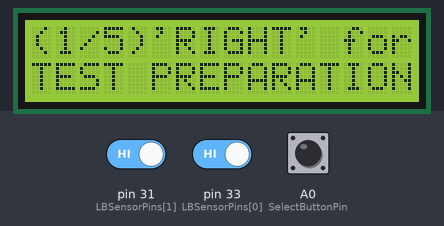
This sketch was run on a simulated Arduino Mega 2560, built with avr-gcc and run on an emulated ATmega2560. Parts: 16×2 character LCD. The inputs (shaded band) are chosen by the test bench; at power-on: pin 31 (LBSensorPins[1]) HIGH, pin 33 (LBSensorPins[0]) HIGH, A0 (SelectButtonPin) LOW. The local clock reads 2024-03-15 10:24:30 at power-on unless the sketch sets it; storage starts empty; what the sketch prints to the serial monitor is not drawn.

Above: at 1.2 s.
1.3 s: pin 31 (LBSensorPins[1]) driven LOW
At 5.4 s:
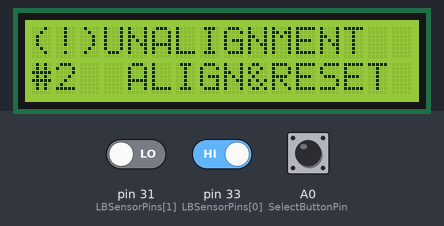
6.2 s: pin 31 (LBSensorPins[1]) driven HIGH
At 7.0 s:
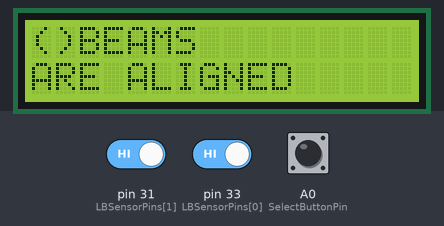
20.2 s: pin 33 (LBSensorPins[0]) driven HIGH
26.3 s: pin 33 (LBSensorPins[0]) driven LOW
At 40.2 s:
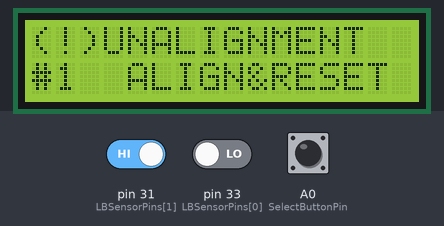
Timing chart, 0 to 41.7 s (numbered marks = the images above; inputs shaded):
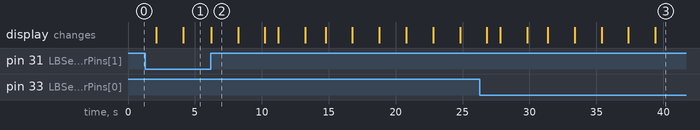

The sketch:

VeloMeter.ino
```cpp
//||||\\\\\\\\\\\\\\\\\\\\\\\\\\\\\\\\\\\\\\\\\\\\\\\\\\\\\||||\\
//||||****BICYCLE FLOW MEASUREMENTS. SPEED and HEADWAYAS****|||\\
//||||/////////////////////////////////////////////////////||||\\
// Simone Tengattini
//v1_26SEP16

///set analogRead to return much faster
// 16 prescaler
#ifndef cbi
#define cbi(sfr, bit) (_SFR_BYTE(sfr) &= ~_BV(bit))
#endif
#ifndef sbi
#define sbi(sfr, bit) (_SFR_BYTE(sfr) |= _BV(bit))
#endif


////////////////////////////////////////////
//CONSTANT VARIABLE DEFINITION & libraries//
////////////////////////////////////////////

//for SD library
//#include <MemoryFree.h>
#include <SPI.h>
#include <SD.h>

//for LCD library
#include <LiquidCrystal.h>

//for RTC - Real time clock
#include <Wire.h>
#include "RTClib.h"

RTC_DS1307 RTC;

//Others
#define FILE_BASE_NAME "BkSp" // Base name must be six characters or less for short file names 8.3fat. maybe change it to include SITE# (e.g. A), DATE OF TEST (mmdd), etc...e.g. 1506A000.csv
Sd2Card card;
File file; //name of the file'entity' needed e.g. for file.print command
LiquidCrystal lcd(8, 9, 4, 5, 6, 7); //pin for LCD communication in order as (RS, Enable, D4, D5, D6, D7)

////////////////////
//GLOBAL VARIABLES//
///////////////////

// Light Beam Sensors PINS
const unsigned char LBSensorPins[] = {33, 31};
const unsigned char LBSensorPinsTot = 2;

//BUTTON PINS
const unsigned char SelectButtonPin = A0; //button select on the LCD screen

//SD CARD PINS
const uint8_t CS_PIN = 53; //communication Pin between card and Arduino

//threshold HIGH-LOW
const int TSH = 1; // deigital read


//decleared here because arduino varibales have a SCOPE. So if I define them in the setup() they are not recallable in the loop()
const uint8_t BASE_NAME_SIZE = sizeof(FILE_BASE_NAME) - 1;
char fileName[] = FILE_BASE_NAME "000.csv";

//|||||||||||||||||||||||||||||||||||||||||||||||||||||||||||||||||||||||
//|||||||||||||||||||||||||||||||||||||||||||||||||||||||||||||||||||||||

void setup() {

  ///set analogRead to return much faster
#if FASTADC
  // set prescale to 16
  sbi(ADCSRA, ADPS2) ;
  cbi(ADCSRA, ADPS1) ;
  cbi(ADCSRA, ADPS0) ;
#endif

  pinMode(CS_PIN, OUTPUT); //for ethernet shield through ICSP pins

  //set up communication with PC , LCD shield, SD
  // start laptop communication
  Serial.begin(115200);

  //start LCD communication
  lcd.begin(16, 2); // begin communication with an LCD of 16-by-2 size

  //start RTC communications
  Wire.begin();
  RTC.begin();

  if (! RTC.isrunning()) {
    Serial.println(F("(!) RTC non working"));
    lcd.clear();
    lcd.setCursor(0, 0);
    lcd.print(F("(!) RTC is" ));
    lcd.setCursor(0, 1);
    lcd.print(F("out of order"));
    delay(2000);
  }
  // following line sets the RTC to the date & time this sketch was compiled
  // uncomment it & upload to set the time, date and start run the RTC!
  //RTC.adjust(DateTime(__DATE__, __TIME__));


START: //milestone for 'goto' if card not working


  ////////////////////////////
  //SET PINS INPUT or OUTPUT//
  ////////////////////////////


  //cycle to set LBsensors as input
  for (unsigned char pin = 0; pin < LBSensorPinsTot; pin++)
  {
    pinMode(LBSensorPins[pin], INPUT_PULLUP);
  }


  //BUTTON PINS

  pinMode(SelectButtonPin, INPUT); //button select on the LCD screen

  //SD CARD PINS

  //check SD card is OK
  if (!SD.begin(CS_PIN))
  {
    Serial.println(F("(!) SD.begin failed. Fix card & PRESS RESET"));
    lcd.clear();
    lcd.setCursor(0, 0);
    lcd.print(F("(!)SD.begin failed"));
    lcd.setCursor(0, 1);
    lcd.print(F("ed. Fix card & PRESS RESET"));
    delay(2000);
    goto START;
  }
}

//|||||||||||||||||||||||||||||||||||||||||||||||||||||||||||||||||||||||
//|||||||||||||||||||||||||||||||||||||||||||||||||||||||||||||||||||||||

void loop() {


  /////////////////////////////////////////////////////////////////////////////////////////
  //In this MAIN LOOP, while cycles are used to establish "checkpoints" where
  //authorization by the operator (i.e. who is pressing "RIGHT") is
  //needed in order for the MAIN LOOP to proceed to the next stage. In particoular,
  //there are 5 stages:

  //1. Pre-test (pre-paration);
  //2. Preparation (give name to test);
  //3. Preparation (measurement vectors back to default stage);
  //4. Measurement Phase;
  //5. Data Logging phase.
  ////////////////////////////////////////////////////////////////////////////////////////

  //////////////////////////////
  //1. Pre-test (pre-paration)//
  /////////////////////////////

  // check SD is ok at beggining of every test
  if (!card.init(SPI_HALF_SPEED, CS_PIN))
  {
    Serial.println(F("(!) SD Initialization failed. Is a card inserted?"));
    lcd.clear();
    lcd.setCursor(0, 0);
    lcd.print(F("(!) SD Initialization"));
    lcd.setCursor(0, 1);
    lcd.print(F("failed."));
    return;
  }
  else
  {
    Serial.println(F("() SD working properly"));
    lcd.clear();
    lcd.setCursor(0, 0);
    lcd.print(F("() SD working"));
    lcd.setCursor(0, 1);
    lcd.print(F("properly"));
  }

  Serial.println(F("(1/5) Select to authorize TEST PREPARATION"));
  lcd.print(F("(1/5) Select to authorize TEST PREPARATION"));
  lcd.clear();
  lcd.setCursor(0, 0);
  lcd.print(F("(1/5)'RIGHT' for"));
  lcd.setCursor(0, 1);
  lcd.print(F("TEST PREPARATION"));

  while (digitalRead(SelectButtonPin) == HIGH)
  {
    //do nothing, just wait for button to be pushed so that break out of 'while' cycle
  }
  delay(2000); //delay of 2 secs beacuse humans press buttons too slowly: arduino thinks it has 'authorization' to proceed through downstream checkpoints.


  ////////////////////////////////////////
  //2. Preparation (give name to test) //
  ///////////////////////////////////////
  //check in the SD card the last file name
  while (SD.exists(fileName))
  {
    if (fileName[BASE_NAME_SIZE + 2] != '9') //increment one unit until unit=9 then go to next condition
    {
      fileName[BASE_NAME_SIZE + 2]++;
    }
    else if (fileName[BASE_NAME_SIZE + 1] != '9') //where unit posed to zero, but decade incremented by one
    {
      fileName[BASE_NAME_SIZE + 2] = '0';
      fileName[BASE_NAME_SIZE + 1]++;
    }
    else if (fileName[BASE_NAME_SIZE] != '9') //for when need to go from a century to another, e.g. 099 to 100
    {
      fileName[BASE_NAME_SIZE + 2] = '0';
      fileName[BASE_NAME_SIZE + 1] = '0';
      fileName[BASE_NAME_SIZE]++;
    }
    else
    {
      Serial.println(F("(!) Cannot create file name")); //print on LCD!! so modify
      lcd.clear();
      lcd.setCursor(0, 0);
      lcd.print(F("(!)CAN'T CREATE"));
      lcd.setCursor(0, 1);
      lcd.print("file name");
      return;
    } //now the next file name is found, and it is stored in "fileName"

  }

  Serial.println(F("(2/5) TEST PREPARATION UNDERGOING")); //print to LCD
  lcd.clear();
  lcd.setCursor(0, 0);
  lcd.print(F("(2/5)TEST PREP"));
  lcd.setCursor(0, 1);
  lcd.print(F("UNDERGOING"));
  delay(2000);
  // Check where BEAM SENSORS ARE read HIGH to check alignment!

BEAM_ALIGN://check point for beam alignment. if not present, maybe 2 beams are misalgined and one is ok but the other not, arduino thinks everything is ok, because of the sequential check of beams of the for() loop
  //as a consequence in the field check them in order, i.e. fix beam 0, then 1, then 2, etc.
  for (unsigned char pin = 0; pin < LBSensorPinsTot; pin++)
  {
    while (digitalRead(LBSensorPins[pin]) < TSH )
    {

      Serial.print(F("(!) BEAM NOT ALIGNED:"));
      Serial.println(pin);
      Serial.print(F("(!) ALIGN and press RESET"));
      lcd.clear();
      lcd.setCursor(0, 0);
      lcd.print(F("(!)UNALIGNMENT"));
      lcd.setCursor(0, 1);
      lcd.print(F("#"));
      lcd.setCursor(1, 1);
      lcd.print(pin + 1);
      lcd.setCursor(4, 1);
      lcd.print(F("ALIGN&RESET"));
      delay(50);
      goto BEAM_ALIGN;

    }
  }

  Serial.println(F("() BEAMS ARE ALIGNED"));
  lcd.clear();
  lcd.setCursor(0, 0);
  lcd.print(F("()BEAMS"));
  lcd.setCursor(0, 1);
  lcd.print(F("ARE ALIGNED"));
  delay(2000);

  Serial.print(F("THIS is DATA SET#   "));
  Serial.println(fileName); //print on LCD!! so modify..perhaps write 'press select to continue'
  Serial.println(F("(?) HAVE YOU TAKEN NOTE OF TEST #? - PRESS SELECT to CONTINUE"));
  lcd.clear();
  lcd.setCursor(0, 0);
  lcd.print(F("DATA SET #"));
  lcd.setCursor(0, 1);
  lcd.print(fileName);

  while (digitalRead(SelectButtonPin) == HIGH)
  {
    //do nothing, just wait for button to be pushed so that break out of 'while' cycle
    //time to take note of the TEST NUMBER
  }
  delay(2000); //delay of 2 secs beacuse humans press buttons too slowly: arduino thinks it has 'authorization' to proceed through downstream checkpoints.

  //////////////////////////////////////////////////////////////
  //3. Preparation (measurement vectors back to default stage)//
  //////////////////////////////////////////////////////////////

  Serial.println(F("(3/5) VECTORS PREPARATION UNDERGOING"));
  lcd.clear();
  lcd.setCursor(0, 0);
  lcd.print(F("(3/5) VECTORS"));
  lcd.setCursor(0, 1);
  lcd.print(F("PREP UNDERGOING"));
  delay(1000);

  //Time variables
  unsigned long ReadTime;

  // DateTime
  DateTime now;

  Serial.println(F("(4/5) MEASUREMENT PHASE. Press Select to START")); //print to LCD
  lcd.clear();
  lcd.setCursor(0, 0);
  lcd.print(F("(4/5)MSRMT PHASE"));
  lcd.setCursor(0, 1);
  lcd.print(F("'RIGHT' to START"));

  while (digitalRead(SelectButtonPin) == HIGH)
  {
    //do nothing, just wait for button to be pushed so that break out of 'while' cycle
    //time to check bicyclist is ready to start
  }
  delay(2000); //delay of 2 secs beacuse humans press buttons too slowly: arduino thinks it has 'authorization' to proceed through downstream checkpoints.

  Serial.println(F("(4/5) NOW UNDER TESTING"));
  lcd.clear();
  lcd.setCursor(0, 0);
  lcd.print(F("(4/5) NOW UNDER"));
  lcd.setCursor(0, 1);
  lcd.print(F("TESTING..."));
  delay(1500);
  lcd.clear();

  Serial.println(F("PRESS RIGHT to stop recording"));
  lcd.clear();
  lcd.setCursor(0, 0);
  lcd.print(F("PRESS RIGHT"));
  lcd.setCursor(0, 1);
  lcd.print(F("TO SAVE&QUIT"));


  ///////////////////////////
  // 4. Measurement Phase///
  //////////////////////////

  file = SD.open(fileName, FILE_WRITE);
  now = RTC.now();
  file.print(fileName);
  file.print(F(","));
  file.print(now.day());
  file.print(F("/"));
  file.print(now.month());
  file.print(F("/"));
  file.print(now.year());
  file.print(F(","));
  file.print(now.hour());
  file.print(F(":"));
  file.print(now.minute());
  file.print(F(":"));
  file.println(now.second());
  file.print("TIME_ms");
  file.print(",");
  file.println("#BeamBroken");

  while ( digitalRead(SelectButtonPin) > 0 )
  {
    for (unsigned char pin = 0; pin < LBSensorPinsTot; pin++) //check SELECT so that if someone is gong to slow to reach last sensor, data can be saved anyways
    {

      while (digitalRead(LBSensorPins[pin]) > 0)
      {
        if (digitalRead(SelectButtonPin) < 1)
        {
          goto SAVE; //exit the loop
        }
      }
      //do nothing, waut for beam to break

    ReadTime = millis();
    lcd.setCursor(15, 0);
    lcd.print(pin + 1);
    file.print(ReadTime);
    file.print(",");
    file.println(pin + 1);
    }
  }

SAVE: //used to exit the loop
  now = RTC.now(); //finish time
  file.print(fileName);
  file.print(F(","));
  file.print(now.day());
  file.print(F("/"));
  file.print(now.month());
  file.print(F("/"));
  file.print(now.year());
  file.print(F(","));
  file.print(now.hour());
  file.print(F(":"));
  file.print(now.minute());
  file.print(F(":"));
  file.println(now.second());

  file.close();

  delay(2000); //delay in case SELECT is pressed in the WHILE() to skip last beams, and not to think authorization is grated for downstream checkpoints

  Serial.println(F("(4/5) END OF DATA COLL")); //print to LCD
  lcd.clear();
  lcd.setCursor(0, 0);
  lcd.print(F("(4/5) END OF"));
  lcd.setCursor(0, 1);
  lcd.print(F("DATA COLL."));
  delay(2000);

}
```

Measured:
- after the input at 1.3 s, the display: first differs from a run without the input after 2.8 s (image 1)
- after the input at 6.2 s, the display: changes at once (image 2)
- after the input at 26.3 s, the display: first differs from a run without the input after 13.1 s (image 3)
- what the display in image 2 shows lasts 2.0 s, from 6.2 s to 8.2 s
